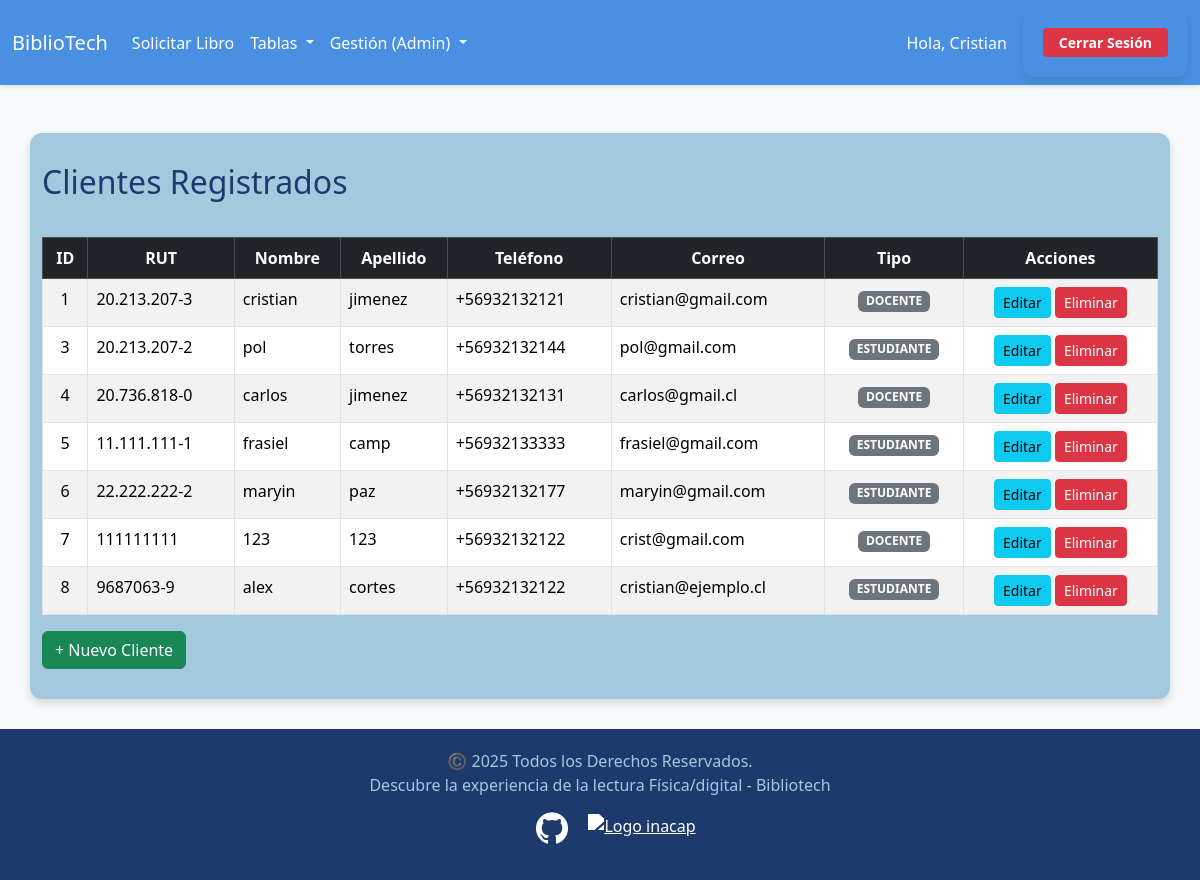
The page /tabla-usuarios/ (signed in) on the database its author committed.
### apps/usuarios/models.py (models this page shows, shortened)
class Usuario(models.Model):
    TIPO_USUARIO = [
        ('ESTUDIANTE', 'Estudiante'),
        ('DOCENTE', 'Docente'),
        ('ADMINISTRATIVO', 'Administrativo'),
    ]
    id  = models.AutoField(primary_key=True)
    rut = models.CharField( max_length=12, unique=True, verbose_name="RUT")
    nombre = models.CharField(max_length=100)
    apellido = models.CharField(max_length=100)
    telefono = models.CharField(max_length=20, verbose_name="Teléfono")
    correo = models.EmailField()
    password = models.CharField(max_length=128)
    tipo = models.CharField(max_length=20, choices=TIPO_USUARIO, verbose_name="Tipo de Usuario")
    activo = models.BooleanField(default=True, verbose_name="¿Está activo?")
    class Meta:
        verbose_name = "Usuario"
        verbose_name_plural = "Usuarios"

### apps/usuarios/views.py (the view)
# urls.py: path('tabla-usuarios/', usuarioV.listar_usuarios, name='tabla_usuarios'),
def listar_usuarios(request):
    usuarios = Usuario.objects.filter(activo=True)
    contexto = {
        'usuarios': usuarios
    }
    return render(request, 'tablaUsuarios.html', contexto)

### templates/tablaUsuarios.html (shortened to what this page needs)
{% load static %}
<!DOCTYPE html>
<html lang="es">
<head>
    <link rel="stylesheet" href="{% static 'css/style.css' %}">
    <link rel="stylesheet" href="{% static 'css/footer.css' %}">
    <link rel="stylesheet" href="{% static 'css/formularios.css' %}">
    <link rel="stylesheet" href="{% static 'css/navbar.css' %}">
    <link href="https://cdn.jsdelivr.net/npm/bootstrap@5.3.3/dist/css/bootstrap.min.css" rel="stylesheet">
</head>
<body>
    <div id="main-container">
        <header>
            <nav class="navbar navbar-expand-lg navbar-custom">
                <div class="container-fluid">
                    <a class="navbar-brand" href="{% url 'index' %}">BiblioTech</a>
                    <div class="collapse navbar-collapse" id="navbarNavDropdown">
                        <ul class="navbar-nav me-auto">
                            {% if user.is_authenticated %}
                            <li class="nav-item">
                                <a class="nav-link" href="{% url 'renta' %}">Solicitar Libro</a>
                            </li>
                            <li class="nav-item dropdown">
                                <a class="nav-link dropdown-toggle" href="#" role="button" data-bs-toggle="dropdown"
                                    aria-expanded="false">
                                    Tablas
                                </a>
                            </li>
                            {% if user.is_superuser%}
                            <li class="nav-item dropdown">
                                <a class="nav-link dropdown-toggle" href="#" role="button" data-bs-toggle="dropdown"
                                    aria-expanded="false">
                                    Gestión (Admin)
                                </a>
                            </li>
                            {% endif %}
                            {% endif %}
                        </ul>
                        {% if user.is_authenticated %}
                        <div class="d-flex align-items-center">
                            <span class="navbar-text me-3 text-white" style="color: inherit;">
                                Hola, {{ user.first_name|default:user.username|title }}
                            </span>
                            <form action="{% url 'logout' %}" method="post" class="d-flex m-0 bg-transparent">
                                <button class="btn btn-sm btn-danger border-0 fw-bold px-3" type="submit">Cerrar
                                    Sesión</button>
                            </form>
                        </div>
                        {% endif %}
                    </div>
                </div>
            </nav>
        </header>
        <section class="bg-light">
            <div class="container mt-5">
                <div class="d-flex justify-content-between align-items-center mb-3">
                    <h2 class="text-center">Clientes Registrados</h2>
                </div>
                <div class="table-responsive">
                    <table class="table table-striped table-bordered">
                        <thead class="table-dark">
                            <tr>
                                <th class="text-center">ID</th>
                                <th class="text-center">RUT</th>
                                <th class="text-center">Nombre</th>
                                <th class="text-center">Apellido</th>
                                <th class="text-center">Teléfono</th>
                                <th class="text-center">Correo</th>
                                <th class="text-center">Tipo</th>
                                <th class="text-center">Acciones</th>
                            </tr>
                        </thead>
                        <tbody>
                            {% for usuario in usuarios %}
                            <tr>
                                <td class="text-center">{{ usuario.id }}</td>
                                <td>{{ usuario.rut }}</td>
                                <td>{{ usuario.nombre }}</td>
                                <td>{{ usuario.apellido }}</td>
                                <td>{{ usuario.telefono }}</td>
                                <td>{{ usuario.correo }}</td>
                                <td class="text-center">
                                    <span class="badge bg-secondary">{{ usuario.tipo }}</span>
                                </td>
                                <td class="text-center">
                                    {% if user.is_superuser %}
                                    <a href="{% url 'editar_usuario' usuario.id %}"
                                        class="btn btn-sm btn-info">Editar</a>
                                    <a href="{% url 'eliminar_usuario' usuario.id %}"
                                        class="btn btn-sm btn-danger">Eliminar</a>
                                    {% endif %}
                                </td>
                            </tr>
                            {% empty %}
                            <tr>
                                <td colspan="7" class="text-center p-4">
                                    No hay usuarios registrados en el sistema.
                                </td>
                            </tr>
                            {% endfor %}
                        </tbody>
                    </table>
                    {% if user.is_superuser %}
                    <a href="{% url 'registrar_cliente' %}" class="btn btn-success">+ Nuevo Cliente</a>
                    {% endif %}
                </div>
            </div>
        </section>
        <footer class="site-footer mt-auto">
            <div id="footer-container">
                <div class="footer-top">©️ 2025 Todos los Derechos Reservados. <br> Descubre la experiencia de la
                    lectura
                    Física/digital - Bibliotech</div>
                <ul class="footer-links">
                    <li><a class="link" href="https://github.com/crisdev06/BiblioTech" target="_blank" rel="noreferrer">
                            <img class="logo" src="{% static 'icons/github.png' %}" alt="Logo github">
                        </a>
                    </li>
                    <li><a class="link" href="https://portal.inacap.cl" target="_blank">
                            <img class="logo" src="{% static 'icons/inacap.png' %}" alt="Logo inacap">
                        </a>
                    </li>
                </ul>
            </div>
        </footer>
    </div>
</body>
</html>

### static/css/style.css (style rules this page uses)
* { margin: 0; padding: 0; box-sizing: border-box; font-family: 'Segoe UI', Tahoma, Geneva, Verdana, sans-serif; text-decoration: none; }
body { background-color: #d6e4f5; color: #1d3a6d; line-height: 1.6; }
#main-container { display: grid; min-height: 100dvh; grid-template-rows: auto 1fr auto; }
.container { max-width: 1100px; margin: 30px auto; background-color: #a4c9df; padding: 30px; border-radius: 12px; box-shadow: 0 4px 10px rgba(0, 0, 0, 0.15); }
.container h2 { color: #1d3a6d; margin-bottom: 20px; }
form { background-color: #7bb7d1; padding: 20px; margin: 20px 0; border-radius: 10px; display: flex; flex-direction: column; gap: 12px; }

### static/css/footer.css (style rules this page uses)
.site-footer { background-color: #1d3a6d; color: #a4c9df; padding: 20px; text-align: center; margin-top: 40px; }
.footer-links { list-style: none; display: flex; justify-content: center; gap: 20px; margin-top: 15px; }
.footer-links .logo { width: 32px; height: 32px; filter: brightness(0) invert(1); }

### static/css/formularios.css (style rules this page uses)
form { background: #ffffff; padding: 20px; border-radius: 12px; box-shadow: 0 4px 8px rgba(0, 0, 0, 0.1); max-width: 400px; margin: 20px auto; display: flex; flex-direction: column; gap: 15px; position: relative; }
form button { background-color: #4CAF50; color: white; font-size: 1em; font-weight: bold; padding: 10px; border: none; border-radius: 8px; cursor: pointer; transition: background 0.3s ease; }

### static/css/navbar.css (style rules this page uses)
.navbar-custom { background-color: #4a90e2; box-shadow: 0 2px 4px rgba(0, 0, 0, 0.1); }
.navbar-custom .navbar-brand, .navbar-custom .nav-link, .navbar-custom .dropdown-toggle { color: #ffffff; transition: color 0.3s ease; }

### rows shown on the page
Usuario: id "1", rut "20.213.207-3", nombre "cristian", apellido "jimenez", telefono "+56932132121", correo "cristian@gmail.com", tipo "DOCENTE"
Usuario: id "3", rut "20.213.207-2", nombre "pol", apellido "torres", telefono "+56932132144", correo "pol@gmail.com", tipo "ESTUDIANTE"
Usuario: id "4", rut "20.736.818-0", nombre "carlos", apellido "jimenez", telefono "+56932132131", correo "carlos@gmail.cl", tipo "DOCENTE"
Usuario: id "5", rut "11.111.111-1", nombre "frasiel", apellido "camp", telefono "+56932133333", correo "frasiel@gmail.com", tipo "ESTUDIANTE"
Usuario: id "6", rut "22.222.222-2", nombre "maryin", apellido "paz", telefono "+56932132177", correo "maryin@gmail.com", tipo "ESTUDIANTE"
Usuario: id "7", rut "111111111", nombre "123", apellido "123", telefono "+56932132122", correo "crist@gmail.com", tipo "DOCENTE"
Usuario: id "8", rut "9687063-9", nombre "alex", apellido "cortes", telefono "+56932132122", correo "cristian@ejemplo.cl", tipo "ESTUDIANTE"

### other values the page prints
{{ user.first_name|default:user.username|title }} "Cristian"
